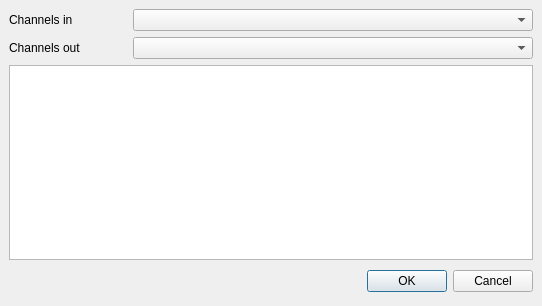
<ui version="4.0" >
 <author></author>
 <comment></comment>
 <exportmacro></exportmacro>
 <class>QRouteDialog</class>
 <widget class="QDialog" name="QRouteDialog" >
  <property name="geometry" >
   <rect>
    <x>0</x>
    <y>0</y>
    <width>542</width>
    <height>306</height>
   </rect>
  </property>
  <property name="contextMenuPolicy" >
   <enum>Qt::NoContextMenu</enum>
  </property>
  <property name="windowTitle" >
   <string>Route properties</string>
  </property>
  <property name="windowIcon" >
   <iconset/>
  </property>
  <property name="modal" >
   <bool>true</bool>
  </property>
  <layout class="QGridLayout" >
   <property name="margin" >
    <number>9</number>
   </property>
   <property name="spacing" >
    <number>6</number>
   </property>
   <item row="0" column="0" >
    <layout class="QVBoxLayout" >
     <property name="margin" >
      <number>0</number>
     </property>
     <property name="spacing" >
      <number>6</number>
     </property>
     <item>
      <layout class="QHBoxLayout" >
       <property name="margin" >
        <number>0</number>
       </property>
       <property name="spacing" >
        <number>6</number>
       </property>
       <item>
        <widget class="QLabel" name="label_5" >
         <property name="text" >
          <string>Channels in</string>
         </property>
         <property name="buddy" >
          <cstring>alChannelsInput</cstring>
         </property>
        </widget>
       </item>
       <item>
        <widget class="QComboBox" name="alChannelsInput" >
         <property name="minimumSize" >
          <size>
           <width>400</width>
           <height>0</height>
          </size>
         </property>
        </widget>
       </item>
      </layout>
     </item>
     <item>
      <layout class="QHBoxLayout" >
       <property name="margin" >
        <number>0</number>
       </property>
       <property name="spacing" >
        <number>6</number>
       </property>
       <item>
        <widget class="QLabel" name="label_6" >
         <property name="text" >
          <string>Channels out</string>
         </property>
         <property name="buddy" >
          <cstring>alChannelsOutput</cstring>
         </property>
        </widget>
       </item>
       <item>
        <widget class="QComboBox" name="alChannelsOutput" >
         <property name="minimumSize" >
          <size>
           <width>400</width>
           <height>0</height>
          </size>
         </property>
        </widget>
       </item>
      </layout>
     </item>
     <item>
      <widget class="QTableWidget" name="alRouteTable" />
     </item>
     <item>
      <layout class="QHBoxLayout" >
       <property name="margin" >
        <number>0</number>
       </property>
       <property name="spacing" >
        <number>6</number>
       </property>
       <item>
        <spacer>
         <property name="orientation" >
          <enum>Qt::Horizontal</enum>
         </property>
         <property name="sizeHint" >
          <size>
           <width>131</width>
           <height>31</height>
          </size>
         </property>
        </spacer>
       </item>
       <item>
        <widget class="QPushButton" name="okButton" >
         <property name="text" >
          <string>OK</string>
         </property>
        </widget>
       </item>
       <item>
        <widget class="QPushButton" name="cancelButton" >
         <property name="text" >
          <string>Cancel</string>
         </property>
        </widget>
       </item>
      </layout>
     </item>
    </layout>
   </item>
  </layout>
 </widget>
 <layoutdefault spacing="6" margin="9" />
 <pixmapfunction></pixmapfunction>
 <tabstops>
  <tabstop>alChannelsInput</tabstop>
  <tabstop>alChannelsOutput</tabstop>
  <tabstop>okButton</tabstop>
  <tabstop>cancelButton</tabstop>
 </tabstops>
 <resources/>
 <connections>
  <connection>
   <sender>okButton</sender>
   <signal>clicked()</signal>
   <receiver>QRouteDialog</receiver>
   <slot>accept()</slot>
   <hints>
    <hint type="sourcelabel" >
     <x>437</x>
     <y>294</y>
    </hint>
    <hint type="destinationlabel" >
     <x>96</x>
     <y>118</y>
    </hint>
   </hints>
  </connection>
  <connection>
   <sender>cancelButton</sender>
   <signal>clicked()</signal>
   <receiver>QRouteDialog</receiver>
   <slot>reject()</slot>
   <hints>
    <hint type="sourcelabel" >
     <x>530</x>
     <y>294</y>
    </hint>
    <hint type="destinationlabel" >
     <x>179</x>
     <y>118</y>
    </hint>
   </hints>
  </connection>
 </connections>
</ui>
